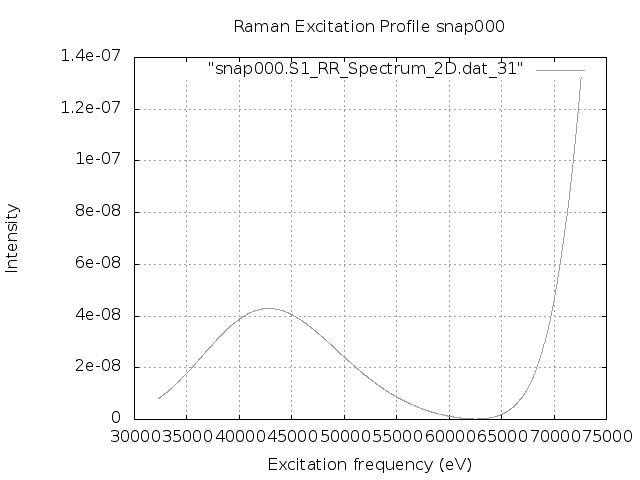

Write gnuplot code to recreate this figure.
set terminal png
set output "snap000.S1.REP_frozen.png"
set xlabel 'Excitation frequency (eV)'
set ylabel 'Intensity'
set title "Raman Excitation Profile snap000"
set grid
set autoscale
plot "snap000.S1_RR_Spectrum_2D.dat_31" with lines lc "blue"
exit
